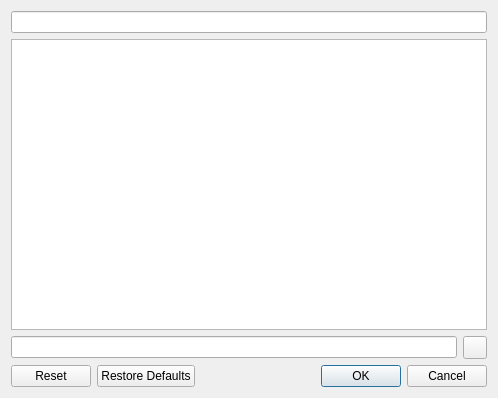
<?xml version="1.0" encoding="UTF-8"?>
<ui version="4.0">
 <class>ActionShortcutEditor</class>
 <widget class="QDialog" name="ActionShortcutEditor">
  <property name="geometry">
   <rect>
    <x>0</x>
    <y>0</y>
    <width>498</width>
    <height>398</height>
   </rect>
  </property>
  <property name="windowTitle">
   <string>Shortcut Editor</string>
  </property>
  <layout class="QVBoxLayout" name="verticalLayout">
   <item>
    <layout class="QHBoxLayout" name="horizontalLayout_2">
     <item>
      <widget class="LineEdit" name="leFilter"/>
     </item>
    </layout>
   </item>
   <item>
    <widget class="QTreeView" name="tvActions">
     <property name="editTriggers">
      <set>QAbstractItemView::NoEditTriggers</set>
     </property>
     <property name="alternatingRowColors">
      <bool>true</bool>
     </property>
     <property name="verticalScrollMode">
      <enum>QAbstractItemView::ScrollPerPixel</enum>
     </property>
     <property name="uniformRowHeights">
      <bool>true</bool>
     </property>
     <property name="allColumnsShowFocus">
      <bool>true</bool>
     </property>
     <attribute name="headerStretchLastSection">
      <bool>false</bool>
     </attribute>
    </widget>
   </item>
   <item>
    <layout class="QHBoxLayout" name="horizontalLayout">
     <item>
      <widget class="_KeySequenceEdit" name="kseShortcut"/>
     </item>
     <item>
      <widget class="QToolButton" name="tbSet">
       <property name="toolTip">
        <string>Validate the shortcut</string>
       </property>
       <property name="icon">
        <iconset resource="../../../icons/enkiicons.qrc">
         <normaloff>:/enkiicons/fresh/apply.png</normaloff>:/enkiicons/fresh/apply.png</iconset>
       </property>
      </widget>
     </item>
    </layout>
   </item>
   <item>
    <widget class="QDialogButtonBox" name="dbbButtons">
     <property name="standardButtons">
      <set>QDialogButtonBox::Cancel|QDialogButtonBox::Ok|QDialogButtonBox::Reset|QDialogButtonBox::RestoreDefaults</set>
     </property>
    </widget>
   </item>
  </layout>
 </widget>
 <customwidgets>
  <customwidget>
   <class>_KeySequenceEdit</class>
   <extends>QLineEdit</extends>
   <header>enkilib/plugins/appshortcuts/ActionShortcutEditor.h</header>
  </customwidget>
  <customwidget>
   <class>LineEdit</class>
   <extends>QLineEdit</extends>
   <header>enkilib/widgets/lineedit.h</header>
  </customwidget>
 </customwidgets>
 <resources>
  <include location="../../../icons/enkiicons.qrc"/>
 </resources>
 <connections/>
</ui>
